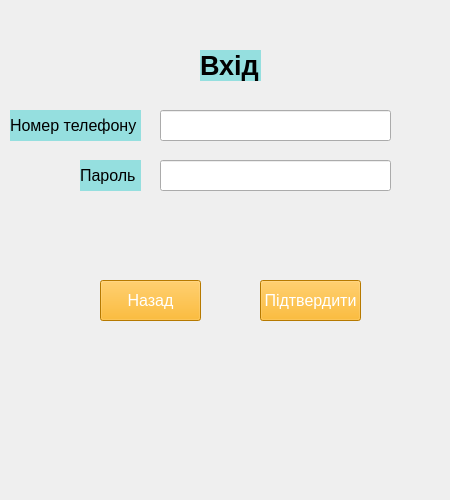
<?xml version="1.0" encoding="UTF-8"?>
<ui version="4.0">
 <class>MainWindow</class>
 <widget class="QMainWindow" name="MainWindow">
  <property name="geometry">
   <rect>
    <x>0</x>
    <y>0</y>
    <width>450</width>
    <height>500</height>
   </rect>
  </property>
  <property name="windowTitle">
   <string>Вхід</string>
  </property>
  <widget class="QWidget" name="centralwidget">
   <widget class="QLabel" name="signIn">
    <property name="geometry">
     <rect>
      <x>0</x>
      <y>0</y>
      <width>450</width>
      <height>500</height>
     </rect>
    </property>
    <property name="text">
     <string/>
    </property>
    <property name="pixmap">
     <pixmap>4a7eaeae52140c9205af389cc1e2c7b7-Enhanced-transformed (1).jpeg</pixmap>
    </property>
   </widget>
   <widget class="QLabel" name="main_label">
    <property name="geometry">
     <rect>
      <x>200</x>
      <y>50</y>
      <width>61</width>
      <height>31</height>
     </rect>
    </property>
    <property name="font">
     <font>
      <pointsize>20</pointsize>
      <bold>true</bold>
     </font>
    </property>
    <property name="styleSheet">
     <string notr="true">background-color: rgb(149, 223, 223);</string>
    </property>
    <property name="text">
     <string>Вхід</string>
    </property>
   </widget>
   <widget class="QLabel" name="label_ph_num">
    <property name="geometry">
     <rect>
      <x>10</x>
      <y>110</y>
      <width>131</width>
      <height>31</height>
     </rect>
    </property>
    <property name="font">
     <font>
      <pointsize>12</pointsize>
      <bold>false</bold>
     </font>
    </property>
    <property name="toolTip">
     <string>&lt;html&gt;&lt;head/&gt;&lt;body&gt;&lt;p align=&quot;center&quot;&gt;&lt;br/&gt;&lt;/p&gt;&lt;/body&gt;&lt;/html&gt;</string>
    </property>
    <property name="styleSheet">
     <string notr="true">background-color: rgb(149, 223, 223);</string>
    </property>
    <property name="text">
     <string>Номер телефону</string>
    </property>
    <property name="margin">
     <number>3</number>
    </property>
   </widget>
   <widget class="QLabel" name="label_pass">
    <property name="geometry">
     <rect>
      <x>80</x>
      <y>160</y>
      <width>61</width>
      <height>31</height>
     </rect>
    </property>
    <property name="font">
     <font>
      <pointsize>12</pointsize>
      <bold>false</bold>
     </font>
    </property>
    <property name="toolTip">
     <string>&lt;html&gt;&lt;head/&gt;&lt;body&gt;&lt;p align=&quot;center&quot;&gt;&lt;br/&gt;&lt;/p&gt;&lt;/body&gt;&lt;/html&gt;</string>
    </property>
    <property name="styleSheet">
     <string notr="true">background-color: rgb(149, 223, 223);</string>
    </property>
    <property name="text">
     <string>Пароль</string>
    </property>
    <property name="margin">
     <number>3</number>
    </property>
   </widget>
   <widget class="QPushButton" name="back1">
    <property name="geometry">
     <rect>
      <x>100</x>
      <y>280</y>
      <width>101</width>
      <height>41</height>
     </rect>
    </property>
    <property name="font">
     <font>
      <pointsize>12</pointsize>
     </font>
    </property>
    <property name="styleSheet">
     <string notr="true">background-color: rgb(255, 170, 0);
color: rgb(255, 255, 255);</string>
    </property>
    <property name="text">
     <string>Назад</string>
    </property>
   </widget>
   <widget class="QPushButton" name="submit1">
    <property name="geometry">
     <rect>
      <x>260</x>
      <y>280</y>
      <width>101</width>
      <height>41</height>
     </rect>
    </property>
    <property name="font">
     <font>
      <pointsize>12</pointsize>
     </font>
    </property>
    <property name="styleSheet">
     <string notr="true">background-color: rgb(255, 170, 0);
color: rgb(255, 255, 255);</string>
    </property>
    <property name="text">
     <string>Підтвердити</string>
    </property>
   </widget>
   <widget class="QLineEdit" name="lineEdit">
    <property name="geometry">
     <rect>
      <x>160</x>
      <y>110</y>
      <width>231</width>
      <height>31</height>
     </rect>
    </property>
   </widget>
   <widget class="QLineEdit" name="lineEdit_2">
    <property name="geometry">
     <rect>
      <x>160</x>
      <y>160</y>
      <width>231</width>
      <height>31</height>
     </rect>
    </property>
   </widget>
  </widget>
 </widget>
 <resources/>
 <connections/>
</ui>
